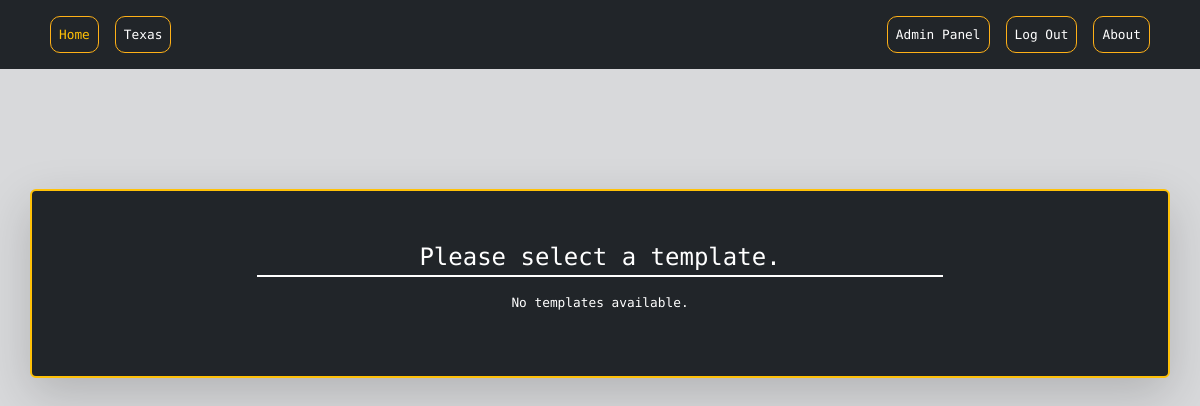
The page /project-landing-page/Texas/ (signed in) on the database as committed earlier.
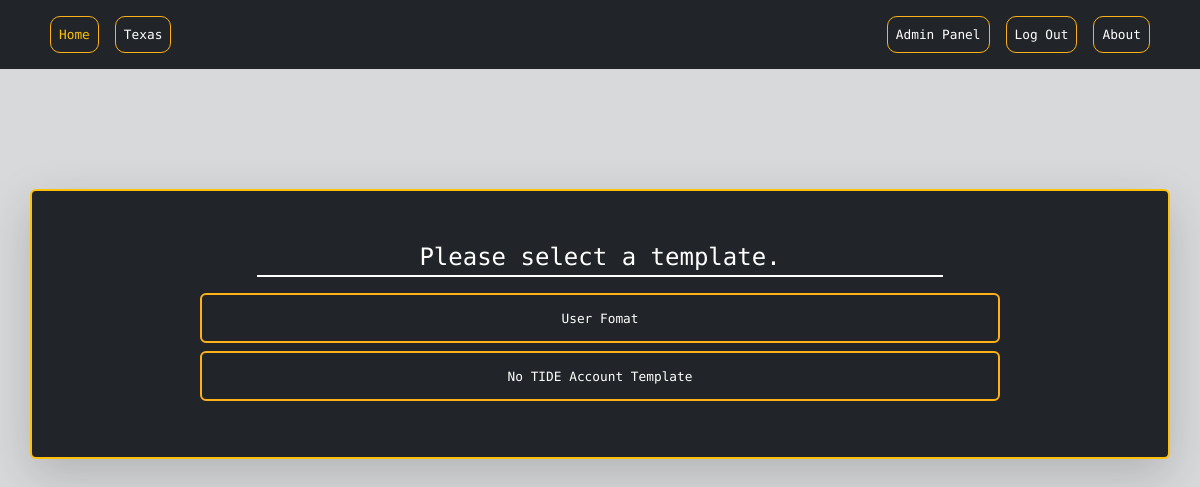
The same page on the database as committed later.
### email_tool/models.py (models this page shows, shortened)
class Project(models.Model):
    name = models.CharField(max_length=40, default='Project Name')
    email_templates = models.ManyToManyField("CustomFormTemplate", related_name='projects_using_templates', blank=True)
    signature = models.TextField(max_length=400, default='Signature Goes Here', null=True)
    global_project = models.BooleanField(default=False)
    form_fields_created = models.BooleanField(default=False)

class CustomFormTemplate(models.Model):
    project = models.ForeignKey(Project, related_name='templates', on_delete=models.CASCADE, blank = True, null=True)
    template_name = models.CharField(max_length=100)
    template_slug = models.SlugField(unique=True, null=True, blank=True)
    fields = models.ManyToManyField(CustomFormField, blank=True)
    template_text = models.TextField()
    field_order_config = models.JSONField(blank=True, null=True)

### email_tool/views.py (the view, shortened to what this page needs)
# urls.py: path('project-landing-page/<str:name>/', ProjectLandingPageView.as_view(), name='project-landing-page'),
class ProjectLandingPageView(View):
    def get(self, request, name):
        selected_project_name = name.title()
        selected_project = get_object_or_404(Project, name=selected_project_name)
        email_templates = selected_project.email_templates.all()
        return render(request, 'project-landing-page.html', {
            'selected_project': selected_project,
            'email_templates': email_templates,
            'selected_project_name': selected_project_name})

### templates/project-landing-page.html (shortened to what this page needs)
{% extends 'base.html' %}
{% load crispy_forms_tags %}
{% block header %}
    {{selected_project.name }}
{% endblock header %}
{% block content %}
<div class="container bg-dark p-5 border border-warning border-2 shadow-lg p-5 mb-5 rounded" style="margin-top: 120px; border-radius: 5px;">
    <div class="row justify-content-center">
        <div class="col-md-8">
            <div class="text-center">
                <p class="nice-font underline-text-white" style="color: white;">Please select a template.</p>
            </div>
            {% if email_templates %}
                {% for template in email_templates %}
                        <div class="d-flex justify-content-center">
                            <form method="post" action="{% url 'project-landing-page' name=selected_project.name %}">
                                <button class="btn btn-warning btn-lg custom-button pop-in-button border-2 button-nice-font p-3 mb-2 rounded" type="submit">{{ template.template_name }}</button>
                            </form>
                        </div>
                {% endfor %}
            {% else %}
                <div class="text-center">
                    <p class="form-nice-font" style="color: white;">No templates available.</p>
                </div>
            {% endif %}
        </div>
    </div>
</div>
{% endblock content %}

### templates/base.html (shortened to what this page needs)
{% load static %}
<!DOCTYPE html>
<html lang="en">
<head>
    <link href="https://cdn.jsdelivr.net/npm/bootstrap@5.3.1/dist/css/bootstrap.min.css" rel="stylesheet">
    <link rel="stylesheet" type="text/css" href="{% static 'css/styles.css' %}">
  </head>
<body>
  <main>
    <header class="p-3 bg-dark text-white">
      <div class="container">
        <div class="d-flex flex-wrap align-items-center justify-content-center">
          <ul class="nav col-12 col-lg-auto me-auto mb-2 justify-content-start mb-md-0">
            <li><a href="{% url 'home' %}" class="nav-link px-2 text-warning button-nice-font button-border mx-2">Home</a></li>
              {% if selected_project %}
                <li><a href="{% url 'project-landing-page' name=selected_project.name %}" class="nav-link px-2 text-white button-nice-font button-border mx-2">{% block header %}{% endblock header %}</a></li>
              {% endif %}
          </ul>
          <ul class="nav col-12 col-lg-auto ms-auto mb-2 justify-content-end mb-md-0">
            {% if user.is_authenticated %}
              <li><a href="{% url 'admin-panel' %}" class="nav-link px-2 text-white button-nice-font button-border mx-2">Admin Panel</a></li>
              <li><a href="{% url 'logout' %}" class="nav-link px-2 text-white button-nice-font button-border mx-2">Log Out</a></li>
            {% else %}
              <li><a href="{% url 'login' %}" class="nav-link px-2 text-white button-nice-font button-border mx-2">Admin Login</a></li>
            {% endif %}
            <li><a href="{% url 'about' %}" class="nav-link px-2 text-white button-nice-font button-border mx-2">About</a></li>
          </ul>
        </div>
      </div>
    </header>
    {% block content %}
    {% endblock content %}
  </main>
  </body>
</html>

### static/css/styles.css (style rules this page uses)
* { box-sizing: border-box; }
.custom-button { width: 800px; height: 50px; display: flex; justify-content: center; align-items: center; background-color: #212529; border-color: #ffb117; color: #ffffff; transition: background-color 0.3s ease-in-out; }
.pop-in-button { animation: pop-in 0.5s ease-in-out; opacity: 1; }
.text-center { text-align: center; }
.nice-font { font-family: 'Roboto Mono', monospace; font-size: 1.5rem; }
.button-nice-font { font-family: 'Roboto Mono', monospace; font-size: 1rem; }
.button-border { border-radius: 10px; border-color: #ffb117; border-width: 1px; border-style: solid; }
.underline-text-white { border-bottom: 2px solid #ffffff; }
body { background-color: #D8D9DB; }
@media (max-width: 1600px) { .button-nice-font { font-size: .8rem; } }

Rows that differ between the two databases and show on the page:
added CustomFormTemplate: template_name "User Fomat"
added CustomFormTemplate: template_name "No TIDE Account Template"
Other text that changed with them:
text no longer shown: "No templates available."
